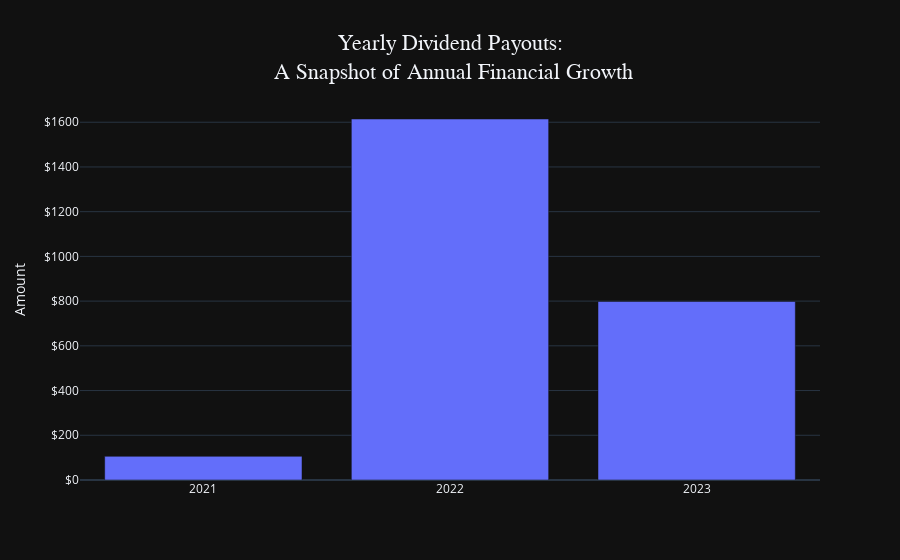

Notebook code for this chart:
### Code cell
# create a bar chart using plotly express using plotys dark theme that shows the amount of dividends paid per year
fig = px.bar(div_paid_yearly_df, y='Amount',  title='Yearly Dividend Payouts:<br> A Snapshot of Annual Financial Growth', template='plotly_dark')
# center the title and increase the font size and use Rockwell font
fig.update_layout(title={'x':0.5, 'xanchor': 'center', 'font': {'size': 22, 'family': 'Rockwell'}})
# update the x and y axis labels
fig.update_layout(xaxis_title='', yaxis_title='Amount')
# add the dollar sign to the y axis
fig.update_yaxes(tickprefix="$")
# show only full years on xticks
fig.update_xaxes(tickmode='linear')

fig.show()

### Figure 1 — Plotly figure (JSON) as saved in the notebook; plotly's stock layout.template omitted (floating-point values rounded to 4 significant figures)
{"data": [{"alignmentgroup": "True", "hovertemplate": "Date=%{x}<br>Amount=%{y}<extra></extra>", "legendgroup": "", "marker": {"color": "#636efa", "pattern": {"shape": ""}}, "name": "", "offsetgroup": "", "orientation": "v", "showlegend": false, "textposition": "auto", "type": "bar", "x": [2021, 2022, 2023], "xaxis": "x", "y": [105.9, 1614.0, 798.5], "yaxis": "y"}], "layout": {"barmode": "relative", "legend": {"tracegroupgap": 0}, "title": {"font": {"family": "Rockwell", "size": 22}, "text": "Yearly Dividend Payouts:<br> A Snapshot of Annual Financial Growth", "x": 0.5, "xanchor": "center"}, "xaxis": {"anchor": "y", "domain": [0, 1], "tickmode": "linear", "title": {"text": ""}}, "yaxis": {"anchor": "x", "domain": [0, 1], "tickprefix": "$", "title": {"text": "Amount"}}}}
